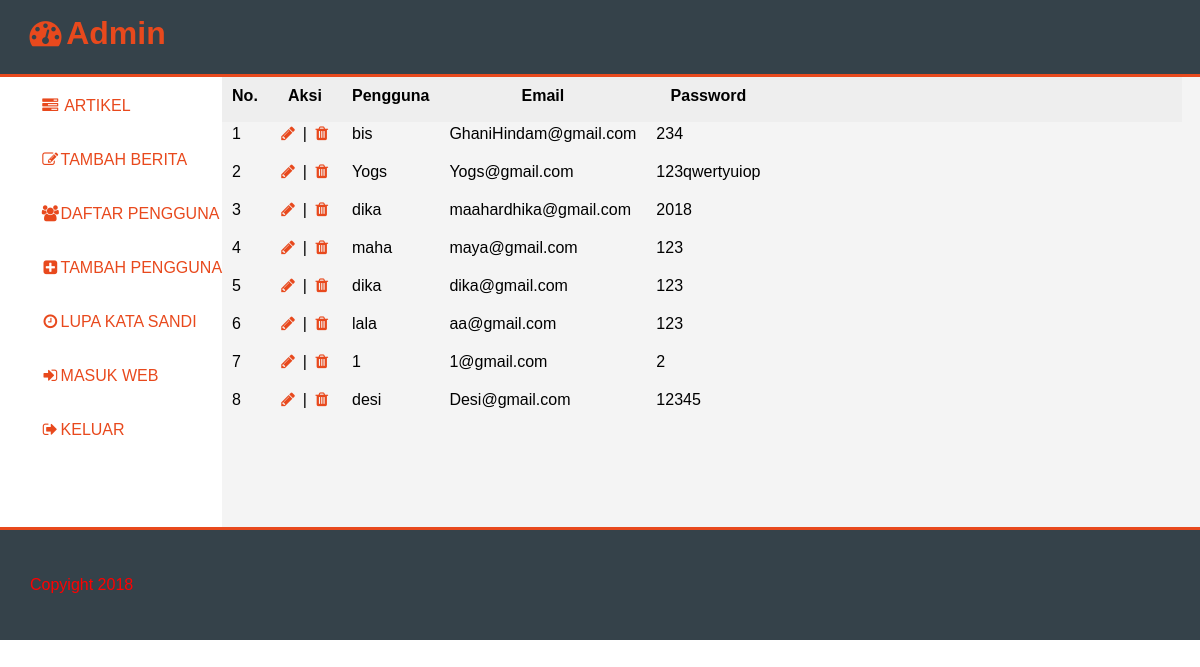
Screenshot of /user.php with the database file from the repository.
### tables this page shows
CREATE TABLE `pengguna` (
  `Nama` varchar(100) NOT NULL,
  `Password` varchar(100) NOT NULL,
  `Email` varchar(100) NOT NULL,
  `ID` int(11) NOT NULL
);

### proses_berita.php (called while the page is built, shortened)
<?php
$conn = mysqli_connect("localhost", "root", "", "webdesa");
function query($query) {
  global $conn;
  $result = mysqli_query($conn, $query);
  $rows = [];
  while($row = mysqli_fetch_assoc($result)){
    $rows[] = $row;
  }
  return $rows;
}
 ?>

### user.php (the view, shortened to what this page needs)
<?php
require 'proses_berita.php';
$artikel = query("SELECT * FROM Pengguna");
?>
<!DOCTYPE html>
<html>
<head>
	<link rel="stylesheet" href="css/dashboard.css">
	 <link href="font-awesome/css/font-awesome.min.css" rel="stylesheet" type="text/css">
</head>
<body>
	<div class="wrap">
		<div class="menu">
      <ul>
        <h1> <i class="fa fa-dashboard fa-fw"></i>Admin</h1>
      </ul>
		</div>
		<div class="badan">
			<div class="sidebar" style="text-align:left;">
				<ul>
					<li>
						<a href="dashboard.php"> <i class="fa fa-tasks fa-fw" ></i> ARTIKEL</a><br>
					</li><br><br>
					<li>
						<a href="Tambah_berita.php">  <i class="fa fa-pencil-square-o fa-fw" ></i>TAMBAH BERITA</a>
					</li><br><br>
					<li>
						<a href="User.php" > <i class="fa fa-users fa-fw" ></i>DAFTAR PENGGUNA</a>
					</li><br><br>
					<li>
						<a href="Tambah_akun.php"> <i class="fa fa-plus-square fa-fw" ></i>TAMBAH PENGGUNA</a>
					</li><br><br>
					<li>
						<a href="lupa.php"><i class="fa fa-clock-o fa-fw" ></i>LUPA KATA SANDI</a>
					</li><br><br>
					<li>
						<a href="index.HTML" onclick="return confirm('Yakin ingin meninggalkan Dashboard ?  ');"> <i class="fa fa-sign-in fa-fw" ></i>MASUK WEB</a>
					</li><br><br>
					<li>
						<a href="logout.php" onclick="return confirm('Yakin Ingin Keluar ?');"> <i class="fa fa-sign-out fa-fw" ></i>KELUAR</a>
					</li>
				</ul>
			</div>
			<div class="content">
            <table border="1" cellpadding="10" cellspacing="0">
              <tr>
                <th>No.</th>
								<th>Aksi</th>
                <th>Pengguna</th>
                <th>Email</th>
                <th>Password</th>
              </tr>
              <?php $i= 1; ?>
              <?php foreach ( $artikel as $row ) : ?>
              <tr>
                <td><?= $i;  ?></td>
                <td>
                  <a href="ubah_User.php?ID=<?= $row["ID"];?>"><i class="fa fa-pencil fa-fw"></i></a> |
                  <a href="hapus_User.php?id=<?= $row["ID"];?>" onclick="return confirm('Yakin Ingin Dihapus?');"><i class="fa fa-trash fa-fw"></i></a>
                </td>
                <td><?= $row["Nama"];?></td>
                <td><?= $row["Email"];  ?></td>
                <td><?= $row["Password"];  ?></td>
              </tr>
              <?php $i++; ?>
            <?php endforeach; ?>
            </table>
			</div>
		</div>
		<div class="footer">
			<p style="color:red;">Copyight 2018</p>
		</div>
	</div>
</body>
</html>

### css/dashboard.css (style rules this page uses)
body { transform: translatey(-15px); padding: 0; margin: 0; font-family: Arial,Helvetica ,sans-serif; }
.wrap { background: #f4f4f4; width: 100%; margin: 5px auto; }
.wrap .menu { background: #aaa; }
.wrap .menu ul { list-style: none; padding: 0; margin: 0; background: #35424a; overflow: hidden; border-bottom: 3px solid #e8491d; color: #e8491d; }
.wrap .menu ul h1 { margin-left: 25px; list-style: none; }
table,tr,th,td { border:none; }
.badan { height: 450px; }
.wrap .badan .sidebar { background: #ffffff; float: left; height: 100%; }
.wrap .badan .sidebar ul,a { position: relative; color:#e8491d; text-decoration: none; list-style:none; text-align: left; margin-top: 20px; }
.wrap .badan .content { background: #eee; float: left; height: 10%; width: 80%; }
.wrap .footer { bottom: 0; border-top: 3px solid #e8491d; width: 95%; padding: 30px; background: #35424a; }

### rows the page displays
pengguna: Nama "bis", Email "GhaniHindam@gmail.com", Password "234"
pengguna: Nama "Yogs", Email "Yogs@gmail.com", Password "123qwertyuiop"
pengguna: Nama "dika", Email "maahardhika@gmail.com", Password "2018"
pengguna: Nama "maha", Email "maya@gmail.com", Password "123"
pengguna: Nama "dika", Email "dika@gmail.com", Password "123"
pengguna: Nama "lala", Email "aa@gmail.com", Password "123"
pengguna: Nama "1", Email "1@gmail.com", Password "2"
pengguna: Nama "desi", Email "Desi@gmail.com", Password "12345"
